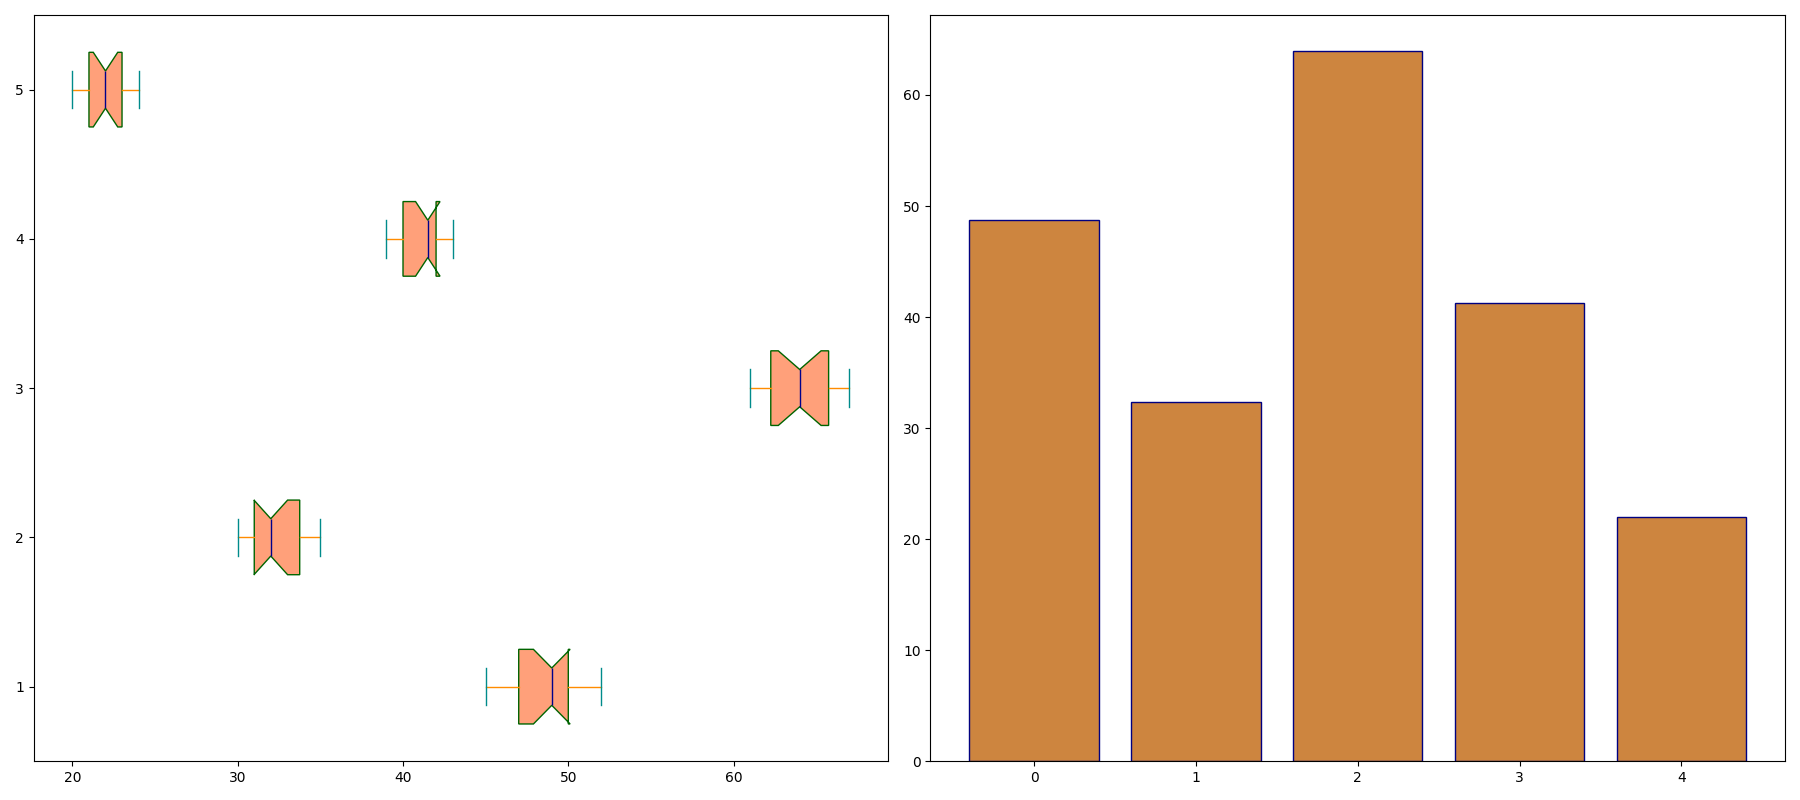

This figure's Python source:
import matplotlib.pyplot as plt
import numpy as np

body_assembly = [46, 49, 47, 51, 50, 48, 45, 52, 48, 46, 47, 50, 51, 50, 49, 46, 50, 52]
painting = [31, 35, 32, 34, 33, 31, 34, 30, 32, 33, 32, 34, 30, 32, 31, 30, 33, 35]
engine_installation = [61, 67, 62, 65, 63, 64, 66, 67, 65, 61, 62, 66, 64, 63, 65, 66, 62, 63]
interior_assembly = [41, 43, 40, 42, 39, 42, 41, 39, 43, 40, 42, 41, 40, 42, 43, 39, 43, 42]
quality_control = [21, 24, 22, 23, 21, 24, 20, 22, 23, 20, 22, 21, 24, 23, 20, 22, 23, 21]

data = [body_assembly, painting, engine_installation, interior_assembly, quality_control]

fig, axs = plt.subplots(1, 2, figsize=(18, 8))

axs[0].boxplot(data, vert=False, patch_artist=True, notch=True,
               boxprops=dict(facecolor="lightsalmon", color="darkgreen"),
               whiskerprops=dict(color="darkorange"),
               capprops=dict(color="darkcyan"),
               medianprops=dict(color="darkblue"),
               flierprops=dict(markerfacecolor='gold', marker='o', alpha=0.5))

average_processing_time = [np.mean(stage) for stage in data]
stage_indices = np.arange(len(data))

axs[1].bar(stage_indices, average_processing_time, color='peru', edgecolor='navy')

plt.tight_layout()
plt.show()
